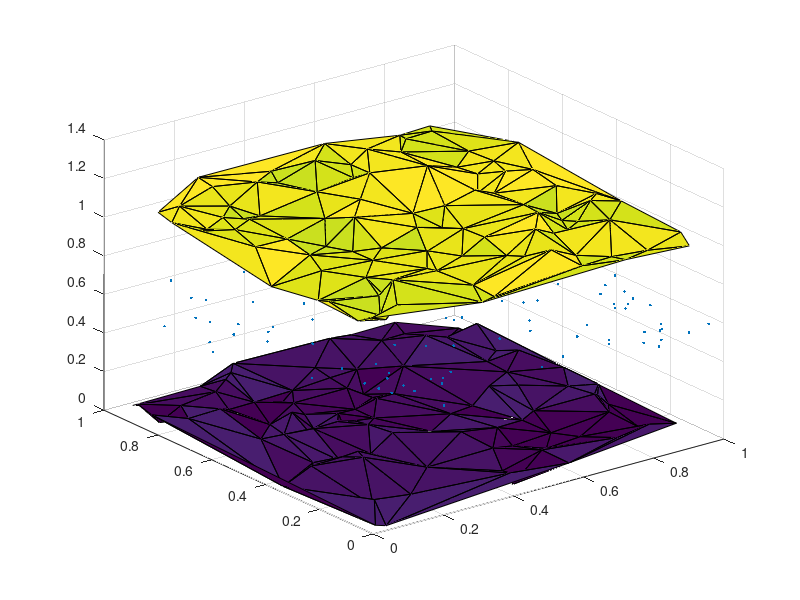
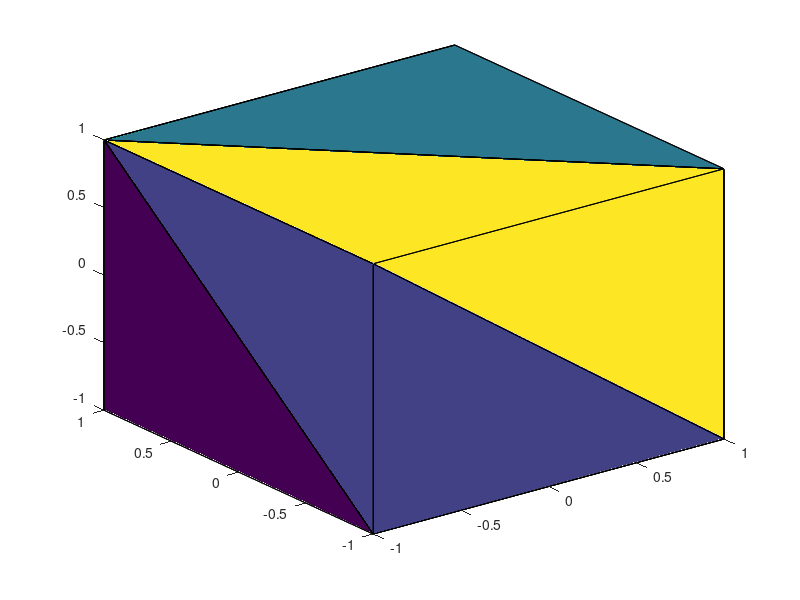

MATLAB code for these plots, in order:
clear all;
close all;
clc;

sz = 100;
noise = .1;

p1 = rand(sz,3);
p1(:,3) = 0+noise*p1(:,3);
t1 = delaunay(p1(:,1),p1(:,2));

p2 = rand(sz,3);
p2(:,3) = 1+noise*p2(:,3);
t2 = delaunay(p2(:,1),p2(:,2));

trisurf(t1,p1(:,1),p1(:,2),p1(:,3));
hold on;
trisurf(t2,p2(:,1),p2(:,2),p2(:,3));

m = rand(sz,3);
m(:,3) = .5+noise*m(:,3);
plot3(m(:,1),m(:,2),m(:,3),'.');

%X = [p1; p2; m];
%n = size(p1,1)+size(p2,1);
X = [p1; m];
n = size(p1,1);

T = delaunayn(X);
%T = T - n;
%T = T(sum(T > 0,2) == 3,:);

%T = T(T > 0);
%T = reshape(T,numel(T)/3,3);

%[m,T]=meshcheckrepair(m,T);
%T=surfaceclean(T,m);

%figure;
%trisurf(T,m(:,1),m(:,2),m(:,3));

figure;
tetramesh(T,X);

%%
d = [-1 1];
[x,y,z] = meshgrid(d,d,d);  % A cube
x = [x(:);0];
y = [y(:);0];
z = [z(:);0];

% [x,y,z] are corners of a cube plus the center.
X = [x(:) y(:) z(:)];
X = X(1:end-1,:);
Tes = delaunayn(X,{'Qt','Qbb','Qc','Qz'});
tetramesh(Tes,X);
